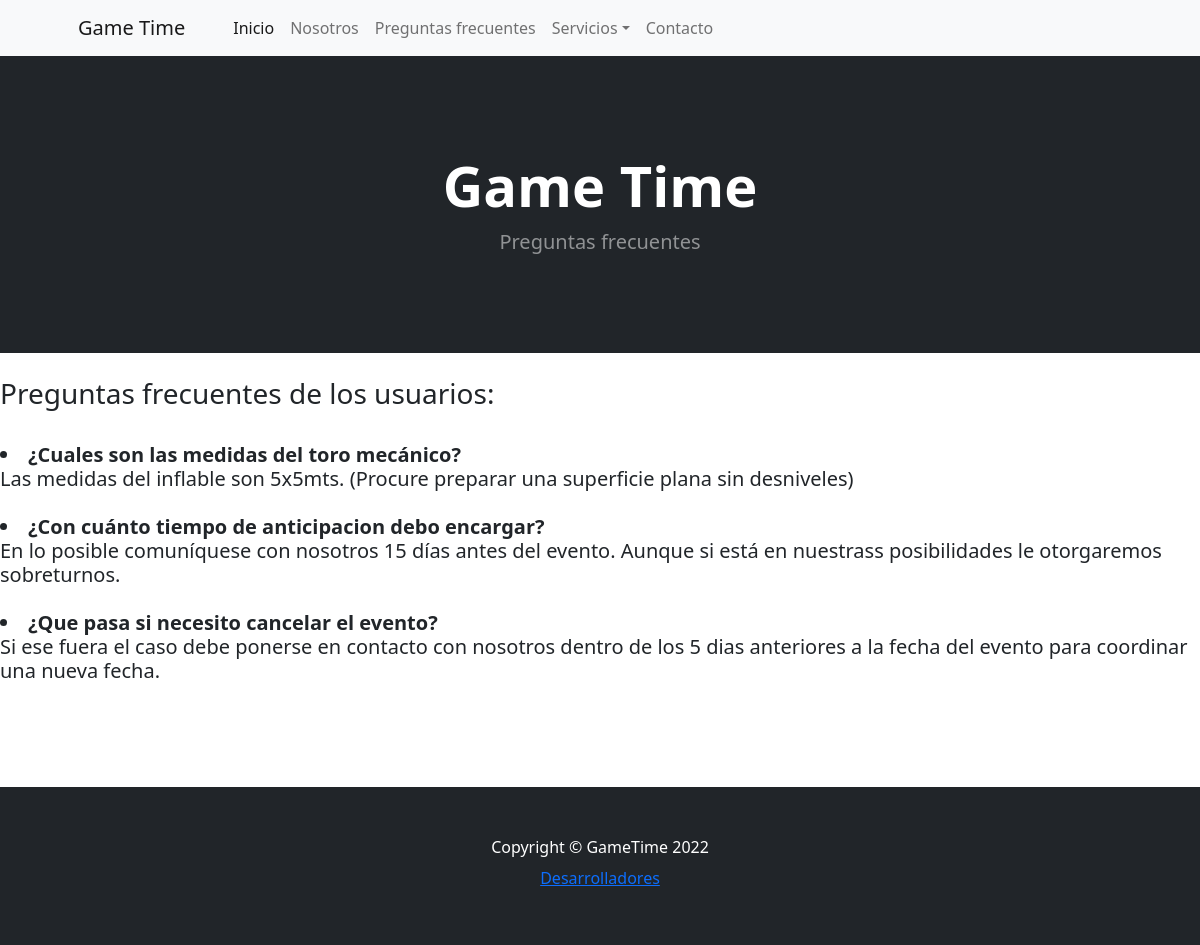
The app's page /faq_List/, older data.
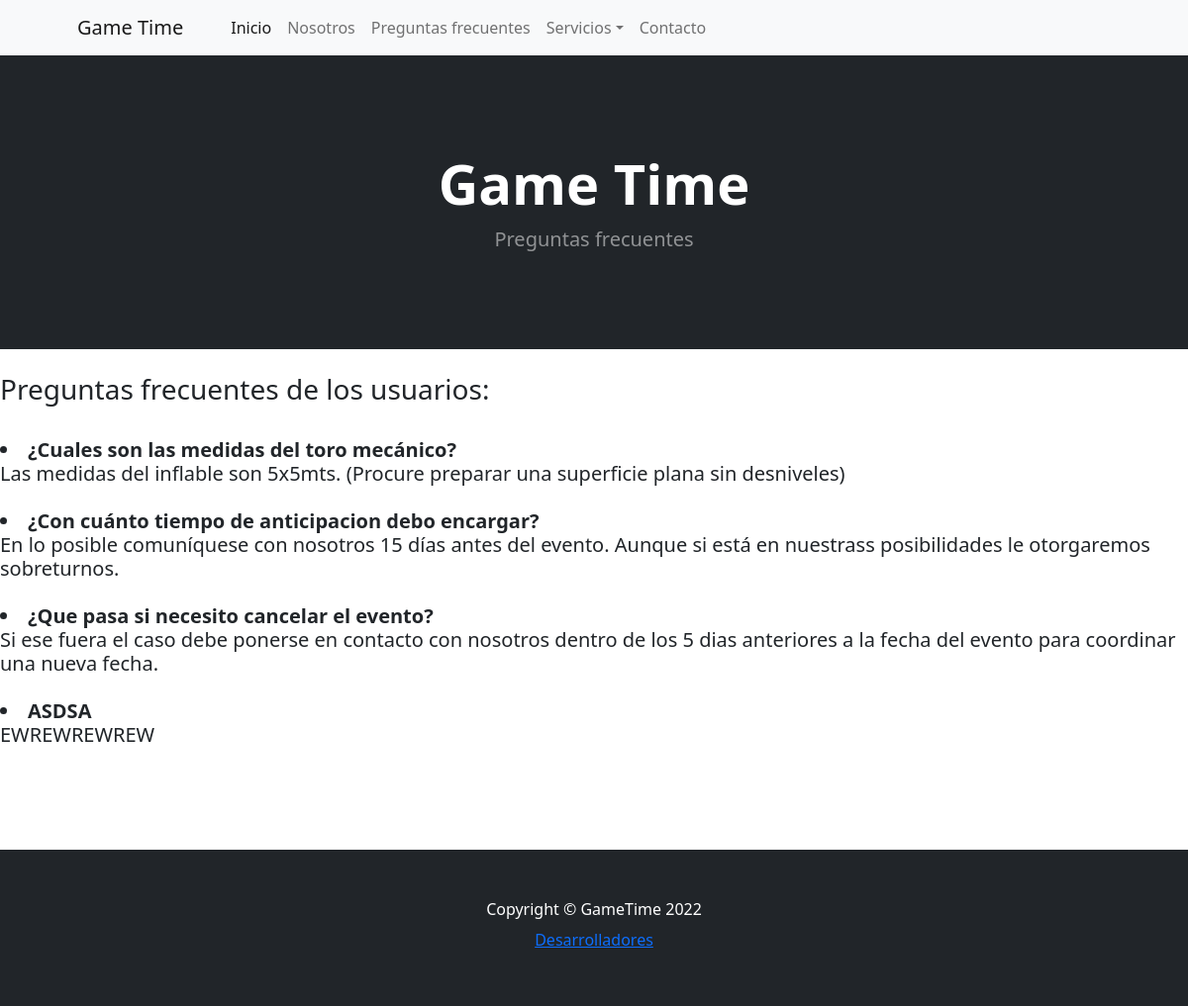
The same page, newer data.
### GameTimeApp/models.py (models this page shows, shortened)
class Faq(models.Model):
    pregunta = models.CharField(max_length=300)
    respuesta = models.CharField(max_length=300)

### GameTimeApp/views.py (the view)
# urls.py: path('faq_List/', FaqList.as_view(), name= 'faq_List'),
class FaqList(ListView):
    model = Faq
    template_name = 'GameTimeApp/faq_List.html'

### GameTimeApp/Templates/GameTimeApp/faq_List.html (shortened to what this page needs)
{% extends "GameTimeApp/padre.html" %}
{% load static %}
{% block tituloheader %}
                    <h1 class="display-4 fw-bolder">Game Time</h1>
                    <p class="lead fw-normal text-white-50 mb-0">Preguntas frecuentes</p>
{% endblock %}
{% block productos %}
<br>
<h3 class="font">Preguntas frecuentes de los usuarios:</h3>
<br>
<h5 class="font">
    {% for faq in object_list %}
    <li><b>{{faq.pregunta}}</b><br>{{faq.respuesta}}</li><br>
    {% endfor %}
</h5>
<br>
<br>
<br>
{% endblock %}

Row changes from the older to the newer data that the page shows:
added Faq: pregunta "ASDSA", respuesta "EWREWREWREW"
